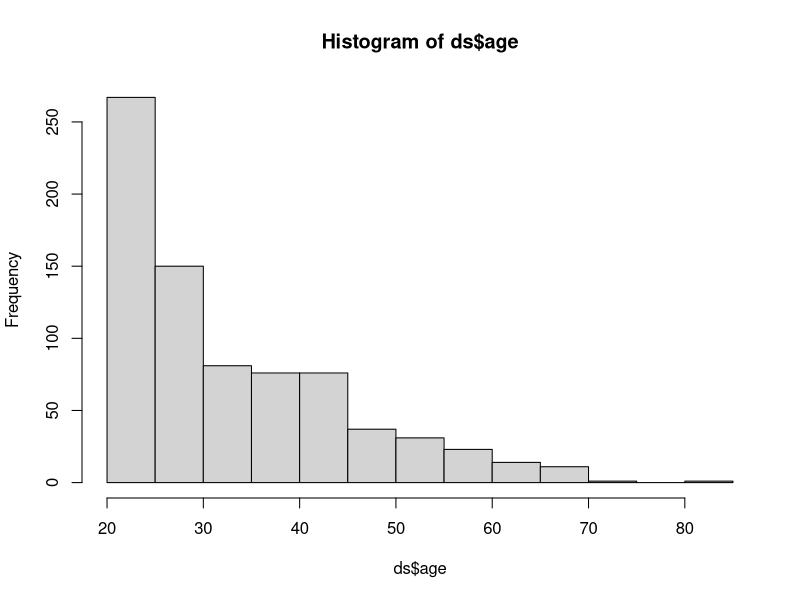
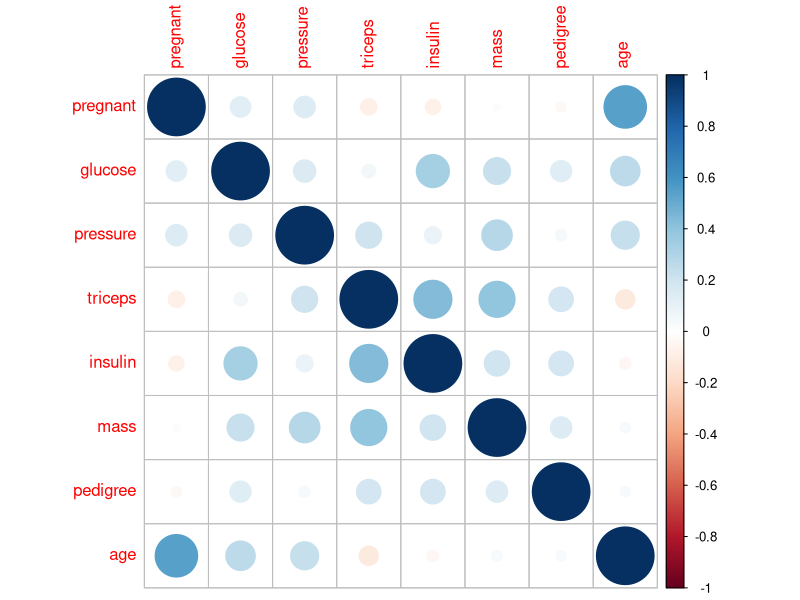

Reproduce these figures in R, in order.
 #1 - Set directory

setwd('F:/github/r/Indians-Diabetes-Elementary-Analysis')
getwd()

#2 - Upload the dataset
install.packages("mlbench")
library(mlbench)
data(PimaIndiansDiabetes)
View(PimaIndiansDiabetes)

#3-update the name 
ds <- PimaIndiansDiabetes
View(ds)

#4 - Dimension and type of data
dim(ds)
str(ds)

#5 - Summary 
summary(ds)

#6 -Mean
m1 <- mean(ds$age)
print(m1)

#7-Median
m2 <- median(ds$age)
print(m2)

hist(ds$age)

#8- Quantile
q1 <- quantile(ds$age,c(0.25,0.5,0.75,0.90))
print(q1)

#9 - Range
r1 <- range(ds$age)
print(r1)

#10 - IQR
i1 <- IQR(ds$age)
print(i1)

#11 - Variancy
v1 <- var(ds$age)
print(v1)

#12 - Standart Desviation 
s1 <- sd(ds$age)
print(s1)

#13 - Covariancy
cov(ds$age,ds$glucose)

#14 - Corelation
cor(ds$age,ds$glucose)
correlation  <- cor(ds[,1:8])
library(corrplot)
corrplot(correlation, method = "circle")

